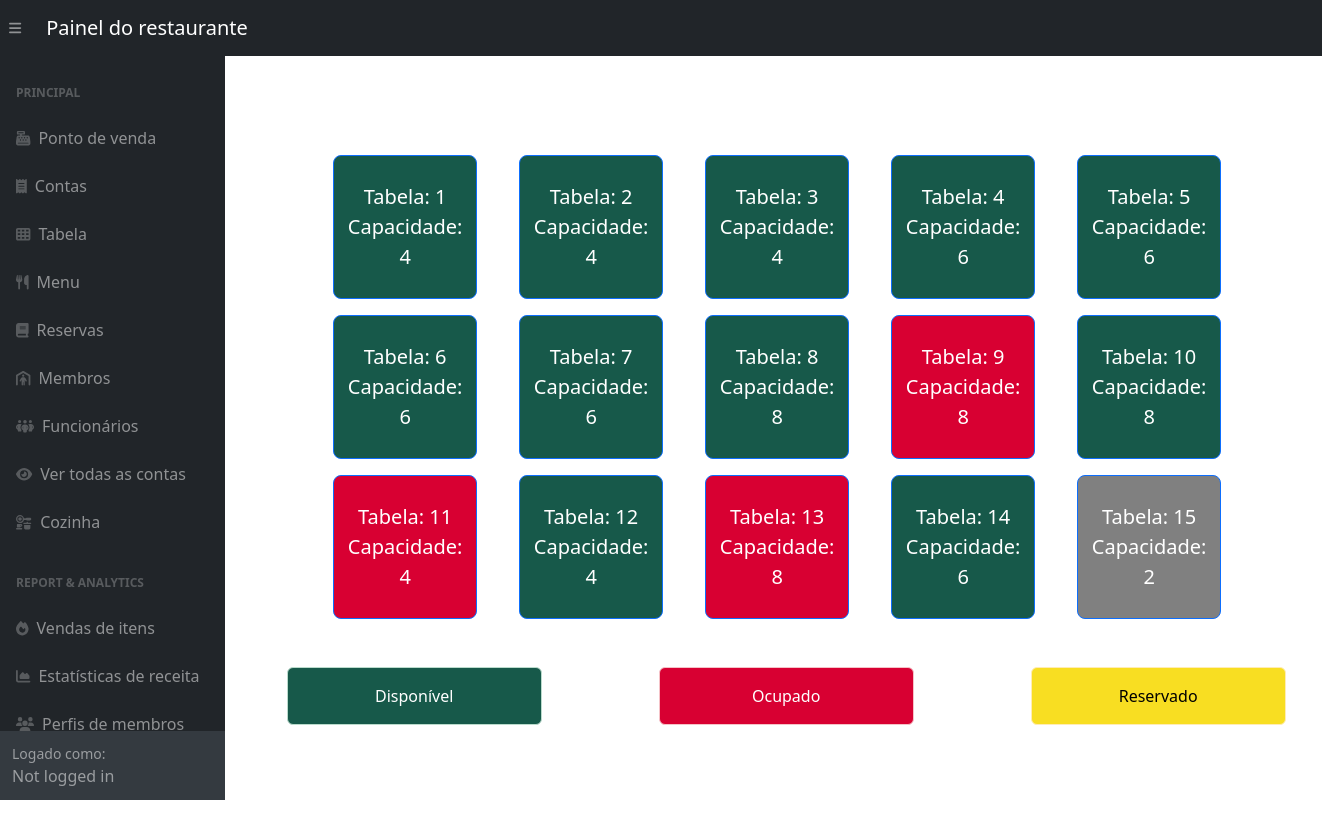
/adminSide/posBackend/posTable.php, run on the app's committed database.
### tables this page shows
CREATE TABLE `Restaurant_Tables` (
  `table_id` int(11) NOT NULL,
  `capacity` int(11) DEFAULT NULL,
  `is_available` tinyint(1) DEFAULT NULL
);

### adminSide/posBackend/posTable.php (the view, shortened to what this page needs)
<?php
include '../inc/dashHeader.php';
require_once '../config.php';
?>
<!DOCTYPE html>
<html>
<head>
    <link href="../css/pos.css" rel="stylesheet" />
</head>
<body>
<div class="container" style="text-align: center; width:100%; margin-top:3rem; margin-left: 2rem;  ">
    <div id="POS-Content" class="row" >
        <div class="row center-middle">
            <div class="col-md-15" style="margin-left: 17rem; margin-top: 0rem;max-height: 700px; overflow-y: auto;">
                <div class="row justify-content-center">
                    <?php
                    $query = "SELECT * FROM Restaurant_Tables ORDER BY table_id;";
                    $result = mysqli_query($link, $query);
                    if ($result) {
                        $table_count = 0;
                    while ($row = mysqli_fetch_assoc($result)) {
                        if ($table_count % 5 == 0) {
                            echo '</div><div class="row justify-content-center">';
                        }
                        $table_id = $row['table_id'];
                        $capacity = $row['capacity'];
                        $sqlBill = "SELECT bill_id FROM Bills WHERE table_id = $table_id ORDER BY bill_time DESC LIMIT 1";
                        $result1 = $link->query($sqlBill);
                        $latestBillData = $result1->fetch_assoc();
                        $selectedDate = date("Y-m-d");
                        $endTime = date("H:i:s");
                        $startTime = date("H:i:s", strtotime($endTime) - (20 * 60));
                        $reservationQuery = "SELECT * FROM reservations WHERE table_id = $table_id AND reservation_date = '$selectedDate' AND reservation_time BETWEEN '$startTime' AND '$endTime'";
                        $reservationResult = mysqli_query($link, $reservationQuery);
                        if ($latestBillData) {
                            $latestBillID = $latestBillData['bill_id'];
                            $sqlBillItems = "SELECT * FROM bill_items WHERE bill_id = $latestBillID";
                            $result2 = $link->query($sqlBillItems);
                            if ($result2 && mysqli_num_rows($result2) > 0) {
                                $billItemColor = 'rgb(216, 0, 50)';
                            } else {
                                $billItemColor = 'rgb(23, 89, 74)';
                            }
                            $paymentTimeQuery = "SELECT payment_time FROM Bills WHERE bill_id = $latestBillID";
                            $paymentTimeResult = $link->query($paymentTimeQuery);
                            $hasPaymentTime = false;
                            if ($paymentTimeResult && $paymentTimeResult->num_rows > 0) {
                                $paymentTimeRow = $paymentTimeResult->fetch_assoc();
                                if (!empty($paymentTimeRow['payment_time'])) {
                                    $hasPaymentTime = true;
                                }
                            }
                            $box_color = $hasPaymentTime ? 'rgb(23, 89, 74)' : $billItemColor;
                        } else {
                            $latestBillID = null;
                            $box_color = 'gray';
                        }
                        echo '<div class="col-md-2 mb-3">';
                        if ($reservationResult && mysqli_num_rows($reservationResult) > 0) {
                            echo '<a href="orderItem.php?bill_id=' . $latestBillID . '&table_id=' . $table_id . '"class="btn btn-primary btn-block btn-lg" style="color:black; '
                                    . 'background-color: rgb(248, 222, 34);justify-content: center; align-items: center; display: flex; width: 9rem; height: 9rem;">'
                                    . 'Tabela: ' . $table_id . '<br>Capacidade: ' . $capacity;
                        } else{
                            echo '<a href="orderItem.php?bill_id=' . $latestBillID . '&table_id=' . $table_id . '"class="btn btn-primary btn-block btn-lg" '
                                    . 'style="background-color: ' . $box_color . ';justify-content: center; align-items: center; display: flex; width: 9rem; height: 9rem;">Tabela:'
                                    . ' ' . $table_id . '<br>Capacidade: ' . $capacity;
                        }
                        echo '</a></div>';
                        $table_count++;
                    }
                    } else {
                        echo "Error fetching tables: " . mysqli_error($link);
                    }
                    ?>
                </div>
              <div class="row d-flex justify-content-around"style="margin-top: 2rem;" >
                <div class="col-md-3">
                    <div class="alert alert-success" role="alert" style="color:white;background-color: rgb(23, 89, 74);" data-toggle="tooltip" data-placement="top" title="Tables That are Free">
                    Disponível
                    </div>
                </div>
                <div class="col-md-3">
                    <div class="alert alert-danger" role="alert" style="color:white;background-color: rgb(216, 0, 50);" data-toggle="tooltip" data-placement="top" title="Tables That are Used">
                        Ocupado
                    </div>
                </div>
                <div class="col-md-3">
                    <div class="alert alert-warning" style="color:black;background-color: rgb(248, 222, 34);" role="alert" data-toggle="tooltip" data-placement="top" title="Tables That are Reserved">
                        Reservado
                    </div>
                     </div>
                </div>
            </div>
        </div>
    </div>
</div>
<?php include '../inc/dashFooter.php' ?>

### adminSide/css/pos.css (style rules this page uses)
.center-middle { display: flex; justify-content: center; align-items: center; text-align: center; min-height: 100vh; }

### data on the page
restaurant_tables: table_id "1", capacity "4"
restaurant_tables: table_id "2", capacity "4"
restaurant_tables: table_id "3", capacity "4"
restaurant_tables: table_id "4", capacity "6"
restaurant_tables: table_id "5", capacity "6"
restaurant_tables: table_id "6", capacity "6"
restaurant_tables: table_id "7", capacity "6"
restaurant_tables: table_id "8", capacity "8"
restaurant_tables: table_id "9", capacity "8"
restaurant_tables: table_id "10", capacity "8"
restaurant_tables: table_id "11", capacity "4"
restaurant_tables: table_id "12", capacity "4"
restaurant_tables: table_id "13", capacity "8"
restaurant_tables: table_id "14", capacity "6"
restaurant_tables: table_id "15", capacity "2"
